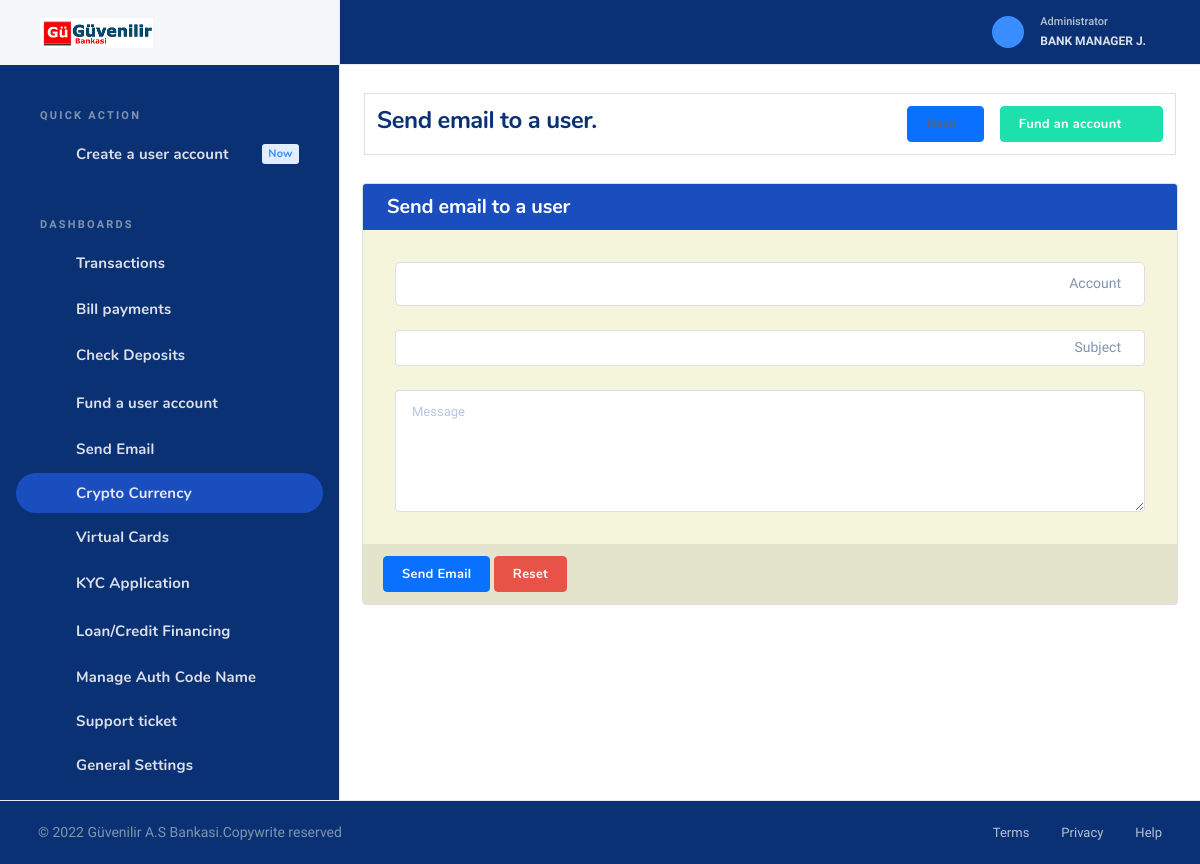
/admin/email_user.php (signed in), run on the app's committed database.
### tables this page shows
CREATE TABLE `setting` (
  `id` int(11) NOT NULL,
  `name` varchar(150) NOT NULL,
  `logo` varchar(150) NOT NULL,
  `address` varchar(150) NOT NULL,
  `email` varchar(150) NOT NULL,
  `phone` varchar(150) NOT NULL,
  `favicon` varchar(150) NOT NULL,
  `tagline` varchar(150) NOT NULL,
  `register` varchar(150) NOT NULL,
  `darklogo` varchar(150) NOT NULL,
  `description` varchar(700) NOT NULL DEFAULT 'This Credit Union is federally-insured by the National Credit Union Administration. We do business in accordance with the Fair Housing Law and Equal opportunity Credit Act.',
  `seo` varchar(150) NOT NULL,
  `footerlogo` varchar(150) NOT NULL DEFAULT 'footlogo.png',
  `securityalert` varchar(150) NOT NULL,
  `stockrate` varchar(5505) NOT NULL DEFAULT '<script type="text/javascript" src="https://s3.tradingview.com/external-embedding/embed-widget-ticker-tape.js" async="">                                                                         {                                                                             "symbols"                                                                         :                                                                             [                                                                                 {                                                                                     "title": "S&P 500",                                                                                     "proName": "OANDA:SPX500USD"                                                                                 },                                                                                 {                                                                                     "title": "Nasdaq 100",                                                                                     "proName": "OANDA:NAS100USD"                                                                                 },                                                                                 {                                                                                     "title": "EUR/USD",                                                                                     "proName": "FX_IDC:EURUSD"                                                                                 },                                                                                 {                                                                                     "title": "BTC/USD",                                                                                     "proName": "BITSTAMP:BTCUSD"                                                                                 },                                                                                 {                                                                                     "title": "ETH/USD",                                                                                     "proName": "BITSTAMP:ETHUSD"                                                                                 },                                                                                 {                                                                                     "description": "AAPL",                                                                                     "proName": "NASDAQ:AAPL"                                                                                 },                                                                                 {                                                                                     "description": "MICROSOFT",                                                                                     "proName": "NASDAQ:MSFT"                                                                                 }                                                                             ],                                                                                 "colorTheme"                                                                         :                                                                             "dark",                                                                                 "isTransparent"                                                                         :                                                                             false,                                                                                 "displayMode"                                                                         :                                                                             "compact",                                                                                 "locale"                                                                         :                                                                             "en"                                                                         }                                                                     </script>',
  `stockrate2` varchar(1000) NOT NULL DEFAULT '    <iframe             src="//www.exchangerates.org.uk/widget/ER-LRTICKER.php?w=1400&amp;s=1&amp;mc=GBP&amp;mbg=F0F0F0&amp;bs=yes&amp;bc=000044&amp;f=verdana&amp;fs=10px&amp;fc=000044&amp;lc=000044&amp;lhc=FE9A00&amp;vc=FE9A00&amp;vcu=008000&amp;vcd=FF0000&amp;"             width="1400" height="30" frameborder="0" scrolling="no" marginwidth="0" marginheight="0"></iframe>',
  `stock` int(11) NOT NULL DEFAULT 1,
  `money` varchar(50) NOT NULL DEFAULT 'USD',
  `country` varchar(50) NOT NULL DEFAULT 'United States',
  `visa_picture` varchar(150) NOT NULL,
  `tawk` varchar(500) NOT NULL,
  `shortname` varchar(150) NOT NULL DEFAULT 'Rednerbank',
  `blocked_msg` varchar(500) NOT NULL DEFAULT 'Dear Customer, we have discovered suspicious activities on your account. An unauthorized IP address attempted to carry out a transaction on your account. Consequently, your account has been flagged by our risk assessment department. kindly visit our nearest branch with your identification card and utility bill to confirm your identity before it can be reactivated. For more information, kindly contact our online customer care representatives.',
  `crypto` int(11) NOT NULL DEFAULT 1,
  `blocked_title` varchar(150) NOT NULL DEFAULT 'Account Suspended',
  `imfmsg` varchar(1000) NOT NULL DEFAULT 'You need to provide your IMF code before you can continue with this transaction.<br>                                                 You visit any of our nearest branch or contact our online customer care representative, they will help you with the appropriate IMF code for this transaction.',
  `cotmsg` varchar(1000) NOT NULL DEFAULT 'You need to provide your COT code before you can continue with this transaction. You can visit any of our nearest branch or contact our online customer care representative, they will help you with the appropriate COT code for this transaction.',
  `icmsg` text DEFAULT NULL,
  `tinmsg` text DEFAULT NULL,
  `tacmsg` text DEFAULT NULL,
  `charges` varchar(11) NOT NULL DEFAULT '0.3',
  `wiremsg` varchar(500) NOT NULL,
  `localmsg` varchar(500) NOT NULL,
  `cot_imf_counter` int(11) NOT NULL DEFAULT 5,
  `cot_error` varchar(500) NOT NULL DEFAULT 'Your account have been temporarily suspended for providing the wrong COT code, We are always committed to safe guarding your funds and therefore this is the right decision we can take for now. For more information, kindly contact our live customer care representatives.',
  `imf_error` varchar(500) NOT NULL DEFAULT 'Your account have been temporarily suspended for providing the wrong IMF code, We are always committed to safe guarding your funds and therefore this is the right decision we can take for now. For more information, kindly contact our live customer care representatives.',
  `enable_cot_imf` varchar(20) NOT NULL DEFAULT 'Yes',
  `rest_msg` varchar(1000) NOT NULL DEFAULT 'Your  account was temporary restricted from carrying out transaction via our online banking channel, Kindly visit any of our nearest branch to resolve this issue. For more information, kindly contact our online customer care representative.',
  `userstac` varchar(50) NOT NULL DEFAULT '1999',
  `usersic` varchar(50) NOT NULL DEFAULT '1999',
  `userstin` varchar(50) NOT NULL DEFAULT '1999',
  `enable_tin_ic_tac` varchar(20) NOT NULL DEFAULT 'Yes',
  `enable_tac` varchar(20) NOT NULL DEFAULT 'Yes',
  `enable_ic` varchar(20) NOT NULL DEFAULT 'Yes',
  `enable_tin` varchar(20) NOT NULL DEFAULT 'Yes',
  `former` varchar(150) NOT NULL DEFAULT 'Yes',
  `bots` int(10) NOT NULL DEFAULT 1,
  `site_url` varchar(50) NOT NULL,
  `kyc` int(11) NOT NULL DEFAULT 1,
  `loan` int(11) NOT NULL DEFAULT 1,
  `visual_card` int(11) NOT NULL DEFAULT 1,
  `theme` varchar(80) NOT NULL DEFAULT 'light'
);

CREATE TABLE `users` (
  `id` int(11) NOT NULL,
  `username` varchar(150) DEFAULT NULL,
  `password` text DEFAULT NULL,
  `salt` text NOT NULL,
  `email` varchar(150) DEFAULT NULL,
  `phone` varchar(150) DEFAULT NULL,
  `firstname` varchar(150) DEFAULT NULL,
  `middlename` varchar(150) DEFAULT NULL,
  `lastname` varchar(150) DEFAULT NULL,
  `dob` varchar(150) DEFAULT NULL,
  `gender` varchar(50) DEFAULT NULL,
  `passport` varchar(150) DEFAULT NULL,
  `address` varchar(150) DEFAULT NULL,
  `state` varchar(150) DEFAULT NULL,
  `city` varchar(150) DEFAULT NULL,
  `country` varchar(150) DEFAULT NULL,
  `accountnumber` varchar(150) DEFAULT NULL,
  `accountbalance` double NOT NULL,
  `accounttype` varchar(150) DEFAULT NULL,
  `securityquestion` varchar(150) DEFAULT NULL,
  `answer` varchar(150) DEFAULT NULL,
  `ssn` int(150) DEFAULT NULL,
  `maidensname` varchar(150) DEFAULT NULL,
  `status` varchar(150) DEFAULT NULL,
  `datecreated` varchar(150) DEFAULT NULL,
  `approve` int(11) NOT NULL DEFAULT 0,
  `title` varchar(50) DEFAULT NULL,
  `dayOFBirth` varchar(50) DEFAULT NULL,
  `monthOfBirth` varchar(50) DEFAULT NULL,
  `yearOfBirth` varchar(50) DEFAULT NULL,
  `zipcode` varchar(50) DEFAULT NULL,
  `occupation` varchar(50) DEFAULT NULL,
  `income` varchar(50) DEFAULT NULL,
  `nextOfKIn` varchar(50) DEFAULT NULL,
  `secretCode` varchar(50) DEFAULT NULL,
  `nickname` varchar(50) DEFAULT NULL,
  `tfa` varchar(20) DEFAULT NULL,
  `usercurrency` varchar(50) NOT NULL DEFAULT 'USD',
  `next_address` varchar(150) DEFAULT NULL,
  `next_relationship` varchar(150) DEFAULT NULL,
  `next_age` varchar(150) DEFAULT NULL,
  `securityquestion2` varchar(150) DEFAULT NULL,
  `answer2` varchar(150) DEFAULT NULL,
  `email_verify` int(20) NOT NULL DEFAULT 0,
  `email_code` varchar(200) DEFAULT NULL,
  `cot` varchar(50) NOT NULL DEFAULT '00',
  `imf` varchar(50) NOT NULL DEFAULT '00',
  `daily_limit` varchar(120) NOT NULL DEFAULT '5000',
  `blocktransfer` int(11) NOT NULL DEFAULT 1,
  `allowtransfer` int(11) NOT NULL DEFAULT 1,
  `theme` varchar(80) NOT NULL DEFAULT 'dark'
);

### admin/email_user.php (the view, shortened to what the rows shown need)
<?php
include("header.php");
?>
                          </div>
                     </div>
<?php
include("footer.php");
?>

### admin/header.php (shortened to what the rows shown need)
<?php include("../scripts/functions.php");
?>
<!DOCTYPE html>
<html lang="zxx" class="js">
 <head>
    <link rel="stylesheet" href="../scss/sweetalert.css">
    <link rel="stylesheet" href="../assets/css/dashlite.css?ver=2.4.0">
    <link id="skin-default" rel="stylesheet" href="../assets/css/theme.css?ver=2.4.0">
     <link rel="stylesheet" type="text/css" href="../assets/css/libs/fontawesome-icons.css">
     <link href="../css/toastr.css" rel="stylesheet"/>
      <link rel="stylesheet" href="https://www.jqueryscript.net/demo/jQuery-International-Telephone-Input-With-Flags-Dial-Codes/build/css/intlTelInput.css">
   </head>
<body class="nk-body bg-white has-sidebar <?php if($theme_mode == "dark"){
  echo "dark-mode";
}
?>">
    <div class="nk-app-root">
        <div class="nk-main ">
            <div class="nk-sidebar nk-sidebar-fixed " data-content="sidebarMenu">
                <div class="nk-sidebar-element nk-sidebar-head">
                    <div class="nk-sidebar-brand">
                        <a href="account_manager" class="logo-link nk-sidebar-logo">
                            <img class="logo-dark logo-img" src="../<?php echo$logo ?>" srcset="../<?php echo$logo ?> 2x" alt="logo-dark">
                        </a>
                    </div>
                </div>
            </div>
            <div class="nk-wrap ">
                <div class="nk-header nk-header-fixed is-light">
                    <div class="container-fluid">
                        <div class="nk-header-wrap">
                            <div class="nk-header-tools">
                                <ul class="nk-quick-nav">
                                    <li class="dropdown user-dropdown">
                                        <a href="#" class="dropdown-toggle" data-toggle="dropdown">
                                            <div class="user-toggle">
                                                <div class="user-info d-none d-md-block">
                                                    <div class="user-status">Administrator</div>
                                                    <div class="user-name dropdown-indicator"><?php echo "$adfirstname $admiddlename $adlastname"; ?></div>
                                                </div>
                                            </div>
                                        </a>
                                    </li>
                                </ul>
                            </div>
                        </div>
                    </div>
                </div>

### admin/footer.php (shortened to what the rows shown need)
<div class="nk-footer nk-footer-fluid">
                    <div class="container-fluid">
                        <div class="nk-footer-wrap">
                            <div class="nk-footer-copyright"> &copy; <?php echo date("Y"); ?> <?php echo $sitename ?>.<a href="#">Copywrite reserved</a>
                            </div>
                            <div class="nk-footer-links">
                                <ul class="nav nav-sm">
                                </ul>
                            </div>
                        </div>
                    </div>
                </div>
            </div>
</body>
</html>

### data on the page
setting: logo (picture), name "Güvenilir A.S Bankasi"
users: firstname "BANK", middlename "MANAGER", lastname "J."
